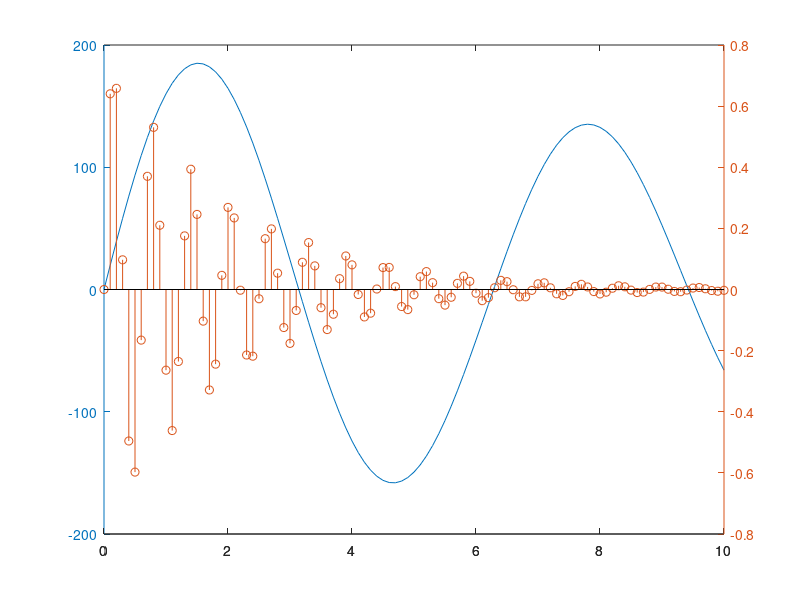
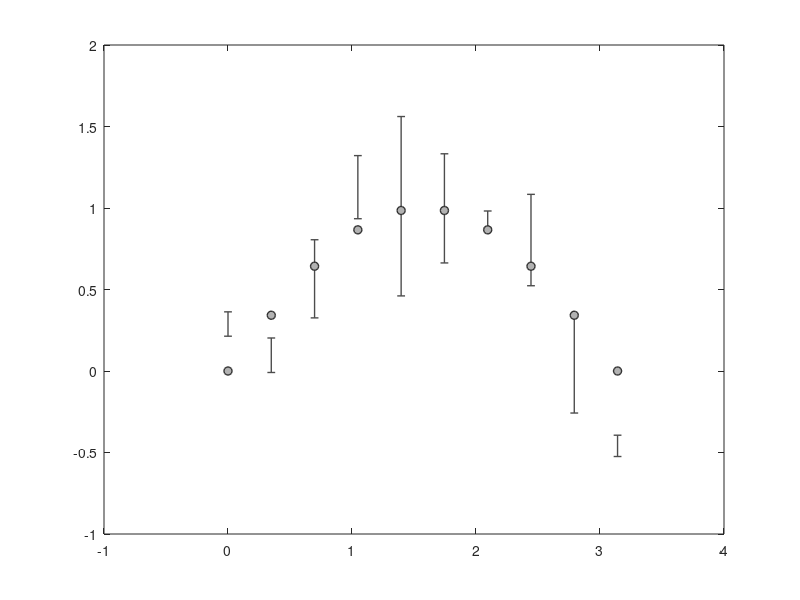

MATLAB code for these plots, in order: (Note: this script raises an error after producing the figures.)
%%
% Line plot examples: plotyy, errorbar

% plotyy
x = 0:0.1:10;
y1 = 200*exp(-0.05*x).*sin(x);
y2 = 0.8*exp(-0.5*x).*sin(10*x);
figure;
plotyy(x,y1,x,y2,'plot','stem');

% errorbar
x = linspace(0,pi,10);
y = sin(x);
l = std(y)*ones(size(x)).*randn(size(x));
u = std(y)*ones(size(x)).*randn(size(x));

figure
hE = errorbar(x,y,l,u);
set(hE                            , ...
  'LineStyle',        'none'      , ...
  'LineWidth'       , 1           , ...
  'Color'           , [.3 .3 .3]  , ...
  'Marker'          , 'o'         , ...
  'MarkerSize'      , 6           , ...
  'MarkerEdgeColor' , [.2 .2 .2]  , ...
  'MarkerFaceColor' , [.7 .7 .7]  );

%%
% Discrete data example
figure
load seamount
s = linspace(1,30,length(x));
c = linspace(1,10,length(x));
scatter(x,y,s,c)
%zoom(2)

%%
% Bar and Hist

X = randn(1000,1);
Y = round(rand(5,3)*10);

figure;
ax(1) = subplot(2,1,1);
hist(X); title('hist');
ax(2) = subplot(2,2,3);
bar(1:5,Y,'stacked'); title('bar');
ax(3) = subplot(2,2,4);
barh(1:5,Y,'stacked'); title('barh');

% Pie
figure;
pie3([12,1,2],[0,1,0],{'Work','Fun (CME292)','Sleep'});
title('Life of a Graduate Student');

%%
% Contour plot examples
x = linspace(-2*pi,2*pi);
y = linspace(0,4*pi);
[X,Y] = meshgrid(x,y);
Z = sin(X)+cos(Y);
v = logspace(-5,log10(max(Z(:))),10);
v = [-fliplr(v),0,v];

figure('pos',[241,246,1041,538]);
subplot(2,3,1); contour(X,Y,Z,20); title('contour (20)');
subplot(2,3,2); contourf(X,Y,Z,20); title('contourf (20)');
subplot(2,3,3); contour3(X,Y,Z,20); title('contour3 (20)');

subplot(2,3,4); contour(X,Y,Z,v); title('contour (v)');
subplot(2,3,5); contourf(X,Y,Z,v); title('contourf (v)');
subplot(2,3,6); contour3(X,Y,Z,v); title('contour3 (v)');

%%
% Surface and mesh plot examples
x = linspace(-2*pi,2*pi,40);
y = linspace(0,4*pi,40);
[X,Y] = meshgrid(x,y);
Z = sin(X)+cos(Y);

figure('pos',[21,22,1402,762]);
subplot(2,3,1); surf(X,Y,Z); title('surf'); axis equal;
subplot(2,3,2); surfc(X,Y,Z); title('surfc'); axis equal;
subplot(2,3,3); waterfall(X,Y,Z); title('waterfall'); axis equal;

subplot(2,3,4); mesh(X,Y,Z); title('mesh'); axis equal;
subplot(2,3,5); meshc(X,Y,Z); title('meshc'); axis equal;
% subplot(2,3,6); surfnorm(X,Y,Z); title('surfnorm');

figure('pos',[12,22,1402,762]);
surfnorm(X,Y,Z); title('surfnorm'); axis equal;

%%
% Vector fields examples

% quiver2
[X,Y] = meshgrid(-2:.2:2);
Z = X.*exp(-X.^2 - Y.^2);
[DX,DY] = gradient(Z,.2,.2);

figure;
contour(X,Y,Z);
hold on
quiver(X,Y,DX,DY);

% streamline
[x,y] = meshgrid(0:0.1:1,0:0.1:1);
u = x;
v = -y;

figure;
quiver(x,y,u,v);

startx = 0.1:0.1:1;
starty = ones(size(startx));
streamline(x,y,u,v,startx,starty);

% streamslice


%%
% Volume visualization - scalar data - examples
[x,y,z,f] = flow(10);

% contourslice
figure;
contourslice(x,y,z,f,1:9,[-1.0,1.0],0.0);
set(gca,'cameraposition',[-29.6363 -35.2805 31.9907]);

% slice
figure;
slice(x,y,z,f,[1,9],[-1.0,1.0],0.0);
set(gca,'cameraposition',[-29.6363 -35.2805 31.9907]);

% isocap, isocolors, isonormals, isosurface
figure;
isosurface(x,y,z,f,0.0,sqrt(x.^2+y.^2+z.^2));
set(gca,'cameraposition',[-29.6363 -35.2805 31.9907]);

%%
% Volume visualization - vector data - examples
load wind;

% streamslice
load wind
figure
streamslice(x,y,z,u,v,w,[],[],[5])
axis tight

% streamparticles

% streamtube


%%
% Polygons
% patch
xdata = [2     2     0     2     5;
         2     8     2     4     5;
         8     8     2     4     8];
ydata = [4     4     4     2     0;
         8     4     6     2     2;
         4     0     4     0     0];
cdata = [15     0     4     6    10;
         1     2     5     7     9;
         2     3     10     8     3];
p = patch(xdata,ydata,cdata,'Marker','o',...
          'MarkerFaceColor','flat',...
          'FaceColor','interp');
%%
[x,y,z] = meshgrid(-2:.2:2, -2:.25:2, -2:.16:2);
v = x .* exp(-x.^2 - y.^2 - z.^2);
slice(x,y,z,v,[-1.2 .8 2],2,[-2 -.2])

[x1,y1]=meshgrid(-2:.2:2, -2:.25:2);
z1 = 0.5*(x1-y1).^2;
figure;
slice(x,y,z,v,x1,y1,z1);